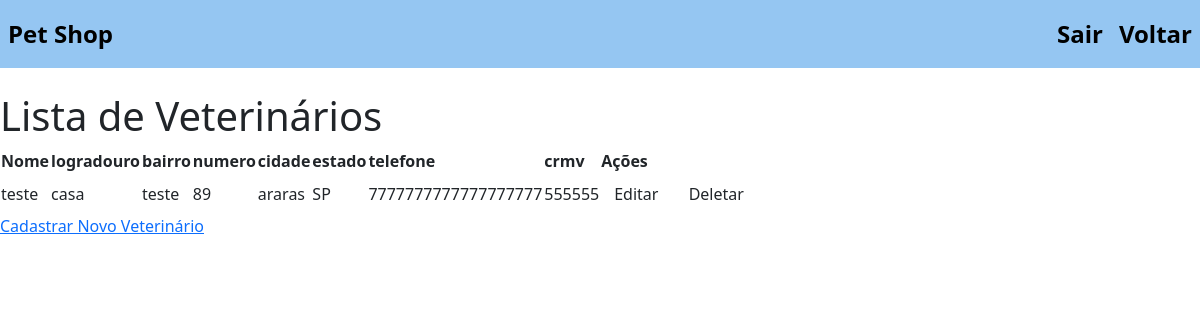
Page /atualizacaoVet/ on the committed database.
### Shop/Aplicativo/models.py (models this page shows)
class VeterinarioCadastroModel(models.Model):
    nome = models.CharField(max_length=255)
    email = models.CharField(max_length=255)
    logradouro = models.CharField(max_length=255)
    bairro = models.CharField(max_length=100)
    numero = models.CharField(max_length=10)
    cidade = models.CharField('cidade',max_length=100, default = 'cidade')
    estado = models.CharField(max_length=3)
    telefone = models.CharField(max_length=15)
    crmv = models.CharField(max_length=20)
    password = models.CharField(max_length=50)

### Shop/Aplicativo/views.py (the view)
# urls.py: path('atualizacaoVet/', views.atualizacaoVet, name='atualizacaoVet'),
def atualizacaoVet(request):
    veterinarios = VeterinarioCadastroModel.objects.all()
    return render(request, 'atualizacaoVet.html', {'veterinarios': veterinarios})

### Shop/Aplicativo/templates/atualizacaoVet.html (shortened to what this page needs)
<!DOCTYPE html>
<html lang="en">
<head>
</head>
<body>
    {% include 'nav.html' %}
    <br>
    <h1>Lista de Veterinários</h1>
    <table>
        <thead>
            <tr>
                <th>Nome</th>
                <th>logradouro</th>
                <th>bairro</th>
                <th>numero</th>
                <th>cidade</th>
                <th>estado</th>
                <th>telefone</th>
                <th>crmv</th>
                <th>Ações</th>
            </tr>
        </thead>
        <tbody>
            {% for veterinario in veterinarios %}
            <tr>
                <td>{{ veterinario.nome }}</td>
                <td>{{ veterinario.logradouro }}</td>
                <td>{{ veterinario.bairro }}</td>
                <td>{{ veterinario.numero }}</td>
                <td>{{ veterinario.cidade }}</td>
                <td>{{ veterinario.estado }}</td>
                <td>{{ veterinario.telefone }}</td>
                <td>{{ veterinario.crmv }}</td>
                <td>
                    <a href="/updateVet/{{ veterinario.id }}" class="btn btn-edit">Editar</a>
                    <a href="/deleteVet/{{ veterinario.id }}" class="btn btn-delete">Deletar</a>
                </td>
            </tr>
            {% endfor %}
        </tbody>
    </table>
    <p><a href="/cadastroVet/">Cadastrar Novo Veterinário</a></p>
</body>
</html>

### rows in the picture
VeterinarioCadastroModel: nome "teste", logradouro "casa", bairro "teste", numero "89", cidade "araras", estado "SP", telefone "7777777777777777777", crmv "555555"
